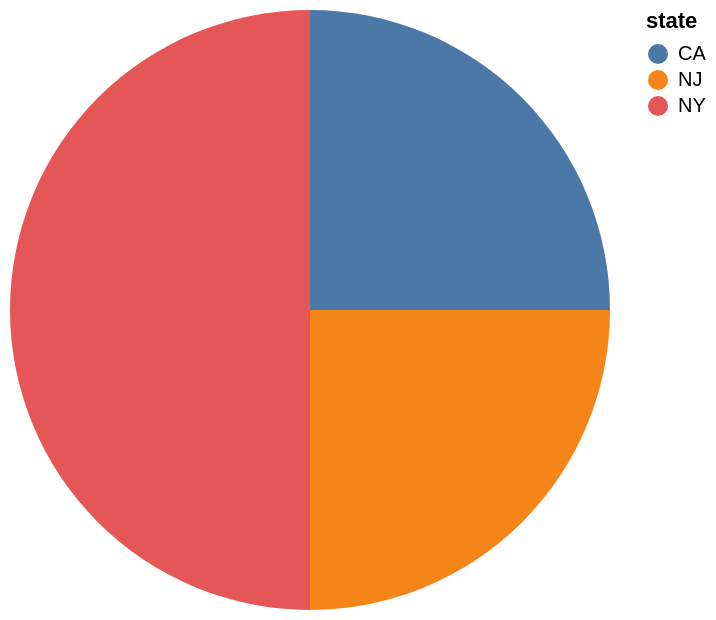

Specify this chart in Vega-Lite:
### Vega-Lite specification from a JSON file in a GitHub repository (floating-point values rounded to 4 significant figures)
{"data": {"values": [{"x_data": "CA", "y_data": 1}, {"x_data": "NJ\n", "y_data": 1}, {"x_data": "NY", "y_data": 2}]}, "mark": "arc", "encoding": {"theta": {"field": "y_data", "type": "quantitative", "title": "COUNT(state)"}, "color": {"field": "x_data", "type": "nominal", "title": "state"}}}
